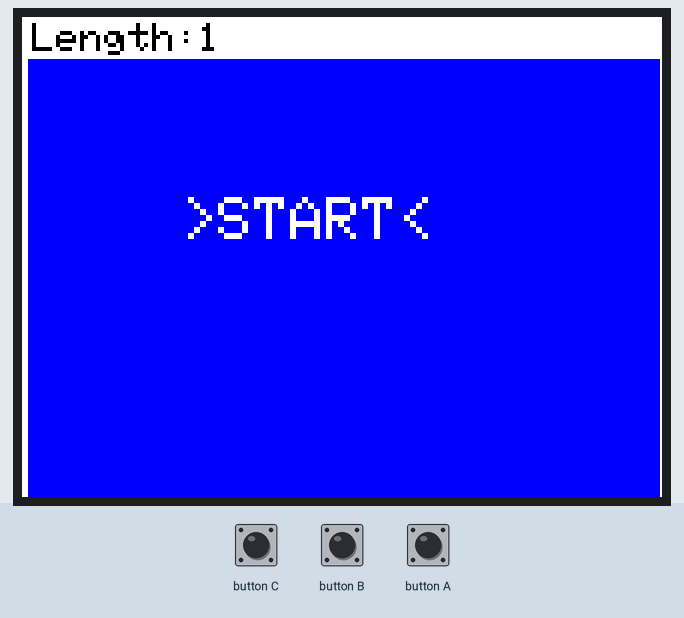
Simulated run of this sketch. Board: ESP32. Shown: 320×240 colour display. Inputs (shaded band) come from the test bench. Random numbers use the default seed unless the sketch sets one.

Above: at 1.4 s.
1.5 s: button C pressed for 0.15 s
At 1.58 s:
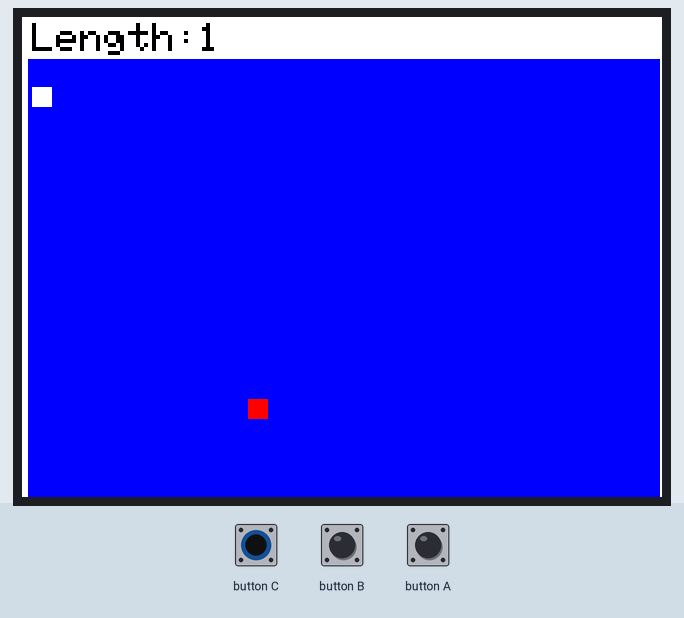
2.2 s: button A pressed for 0.15 s
At 2.42 s:
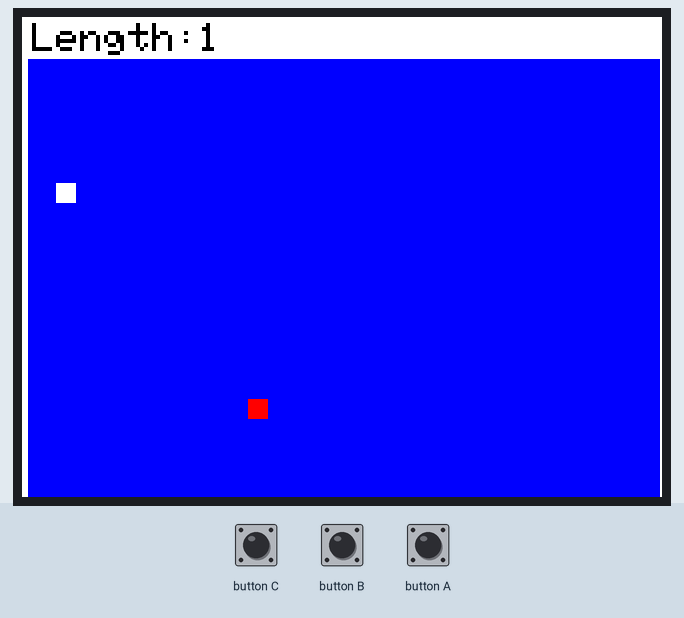
2.9 s: button B pressed for 0.15 s
At 3.09 s:
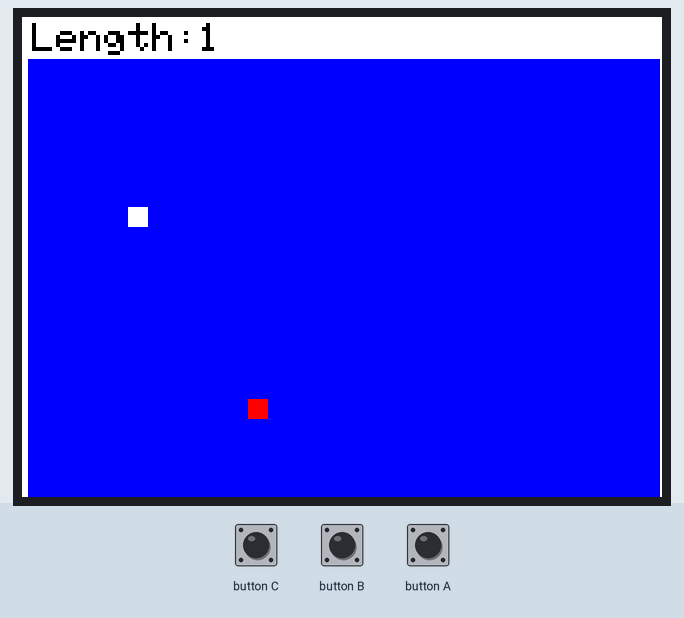
3.6 s: button B pressed for 1 s
At 3.76 s:
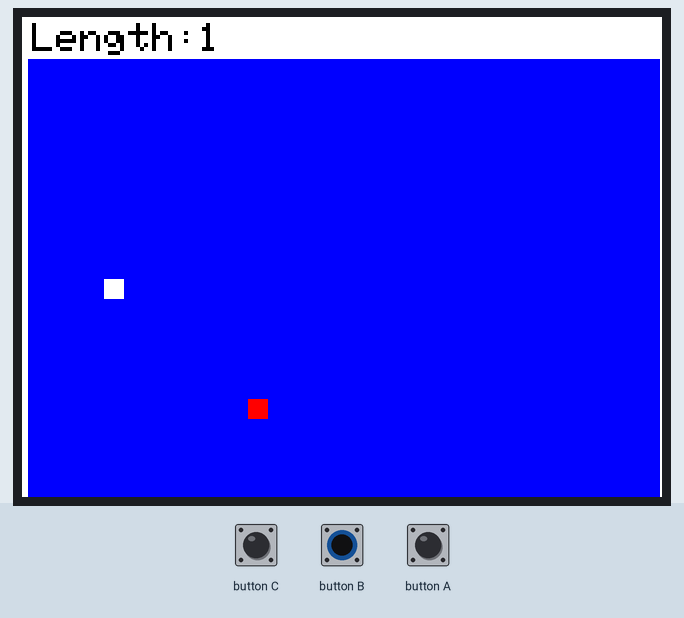
5.2 s: button C pressed for 1 s
At 6.18 s:
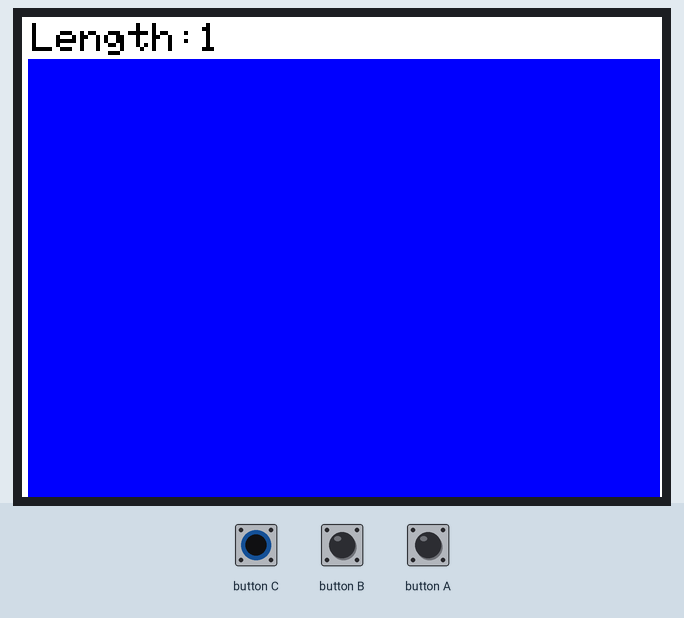
6.8 s: button A pressed for 1 s
At 8.39 s:
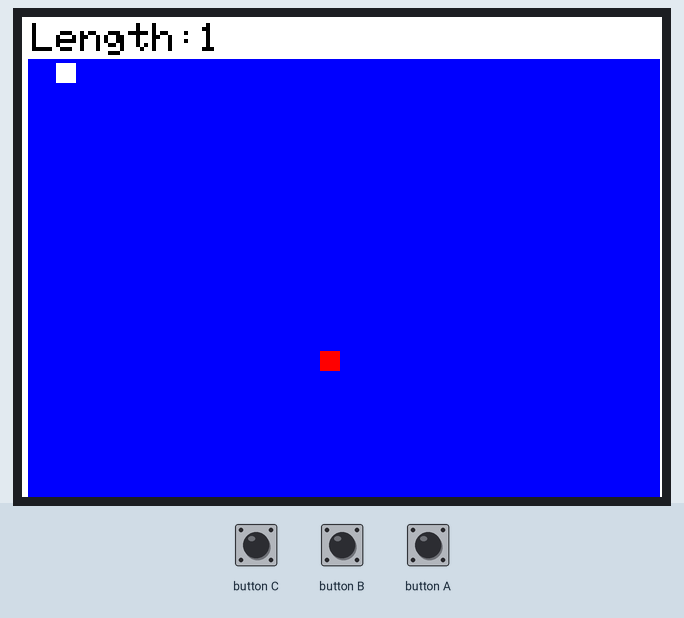
Timing chart, 0 to 9.4 s (numbered marks = the images above; inputs shaded):
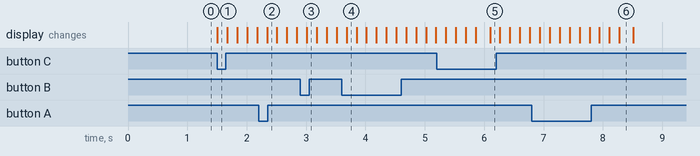

The sketch:

snake.ino
```cpp
/////////////////////////////////////////////////////////////////////////////
//
//  A Simple Game of Snake
//  written by Tyler Edwards for the badge created in Hackerbox 0020,
//  but should work on any ESP32 and Adafruit ILI9341 screen
//
//  Tyler on GitHub: https://github.com/HailTheBDFL
//
//  Hackerboxes: http://www.hackerboxes.com/
//
//  To begin the game, press the select/start/fire/A button on HB badge (default pin 15)
//
//
// For M5Sack porting, refer to https://macsbug.wordpress.com/2018/01/14/esp32-snake-with-m5stack/
// Instead of pressing two keys simultaneously to move, I upgraded it with only two keys.
// @jbkim


float gameSpeed = 6;  //Higher numbers are faster

// #include <Adafruit_GFX.h>
// #include <Adafruit_ILI9341.h>
// #include <SPI.h>
#include <M5Stack.h>

//Pinout for display (currently for HB0020 Badge)
// #define _cs    19
// #define _dc    22
// #define _mosi  23
// #define _sclk  26
// #define _rst   21
// #define _miso  25

int threshold = 40; //threshold for touch
boolean start = false; //will not start without say-so
unsigned long offsetT = 0; //time delay for touch
unsigned long offsetM = 0; //time delay for main loop

float gs;
int headX = 1;        //coordinates for head
int headY = 1;
int beenHeadX[470];   //coordinates to clear later
int beenHeadY[470];
int changeX = 0;      //the direction of the snake
int changeY = 1;
boolean lastMoveH = false; //to keep from going back on oneself
int score = 1;
int foodX;            //coordinates of food
int foodY;
boolean eaten = true; //if true a new food will be made
int loopCount = 0; //number of times the loop has run
int clearPoint = 0;  //when the loopCount is reset
boolean clearScore = false;

int oldheadX, oldheadY;
//initialize the display
// Adafruit_ILI9341 tft = Adafruit_ILI9341(_cs, _dc, _mosi, _sclk, _rst, _miso);

void setup() {
  gs = 1000 / gameSpeed; //calculated gameSpeed in milliseconds

  memset(beenHeadX, 0, 470); //initiate beenHead with a bunch of zeros
  memset(beenHeadY, 0, 470);

  // tft.begin();           //turn on display
  M5.begin();

  M5.Lcd.setRotation(1);

  M5.Lcd.fillScreen(ILI9341_WHITE);                //sets background
  M5.Lcd.fillRect(3, 21, 316, 226, ILI9341_BLUE);

  M5.Lcd.setTextColor(ILI9341_WHITE); //Start notification
  M5.Lcd.setTextSize(3);
  M5.Lcd.setCursor(80, 90);
  M5.Lcd.print(">START<");

  M5.Lcd.setTextColor(ILI9341_BLACK); //Score keeper
  M5.Lcd.setTextSize(2);
  M5.Lcd.setCursor(5, 3);
  M5.Lcd.print("Length: ");
  printScore();

  // randomSeed(analogRead(6)); //make every game unique
  randomSeed(analogRead(26)); //make every game unique

  // touchAttachInterrupt(27, left, threshold);  //Touch input
  // touchAttachInterrupt(12, right, threshold);
  // touchAttachInterrupt(13, down, threshold);
  // touchAttachInterrupt(14, up, threshold);
  // touchAttachInterrupt(15, select, threshold);
}

void loop() {

  // Add for M5Stack Input
  // if(M5.BtnA.isPressed() && M5.BtnC.isPressed()){up();}
  // if(M5.BtnB.isPressed() && M5.BtnC.isPressed()){down();}
  // if(M5.BtnA.isPressed()){left  ();}
  // if(M5.BtnB.isPressed()){right ();}
  if(M5.BtnC.isPressed()){select();}

  if(M5.BtnA.isPressed()) {
    // heading to Right
    if (oldheadX < headX) up();
    // heading to Left
    if (oldheadX > headX) down();
    // heading to up
    if (oldheadY > headY) left();
    // heading to down
    if (oldheadY < headY) right();
  }

  if(M5.BtnB.isPressed()) {
    // heading to Right
    if (oldheadX < headX) down();
    // heading to Left
    if (oldheadX > headX) up();
    // heading to up
    if (oldheadY > headY) right();
    // heading to down
    if (oldheadY < headY) left();
  }

  if (clearScore and start) { //resets score from last game, won't clear
    score = 1;                //until new game starts so you can show off
    printScore();             //your own score
    clearScore = false;
  }

  if (millis() - offsetM > gs and start) {
    beenHeadX[loopCount] = headX;  //adds current head coordinates to be
    beenHeadY[loopCount] = headY;  //covered later

    // save current position to determine the direction
    oldheadX = headX;
    oldheadY = headY;

    headX = headX + (changeX);  //head moved
    headY = headY + (changeY);


    if (headX - foodX == 0 and headY - foodY == 0) { //food
      score += 1;
      printScore();
      eaten = true;
    }

    loopCount += 1; //loopCount used for addressing, mostly

    if (loopCount > 467) {            //if loopCount exceeds size of
      clearPoint = loopCount - score; //beenHead arrays, reset to zero
      loopCount = 0;
    }

    drawDot(headX, headY); //head is drawn

    if (loopCount - score >= 0) { //if array has not been reset
      eraseDot(beenHeadX[loopCount - score], beenHeadY[loopCount - score]);
    }  //covers end of tail
    else {
      eraseDot(beenHeadX[clearPoint], beenHeadY[clearPoint]);
      clearPoint += 1;
    }

    if (eaten) {     //randomly create a new piece of food if last was eaten
      foodX = random(2, 26);
      foodY = random(2, 18);
      eaten = false;
    }

    drawDotRed(foodX, foodY); //draw the food

    if (headX > 26 or headX < 1 or headY < 1 or headY > 18) { //Boudaries
      endGame();
    }

    if (loopCount - score < 0) {         //check to see if head is on tail
      for (int j = 0; j < loopCount; j++) {
        if (headX == beenHeadX[j] and headY == beenHeadY[j]) {
          endGame();
        }
      }
      for (int k = clearPoint; k < 467; k++) {
        if (headX == beenHeadX[k] and headY == beenHeadY[k]) {
          endGame();
        }
      }
    }
    else {
      for (int i = loopCount - (score - 1); i < loopCount; i++) {
        if (headX == beenHeadX[i] and headY == beenHeadY[i]) {
          endGame();
        }
      }
    }

    offsetM = millis(); //reset game loop timer
  }

  // Add
  M5.update();

}

void endGame() {
  M5.Lcd.fillRect(3, 21, 316, 226, ILI9341_BLUE); //deletes the old game

  eaten = true; //new food will be created

  M5.Lcd.setCursor(80, 90);       //Retry message
  M5.Lcd.setTextSize(3);
  M5.Lcd.setTextColor(ILI9341_WHITE);
  M5.Lcd.print("RETRY?");
  M5.Lcd.setTextColor(ILI9341_BLACK); //sets back to scoreboard settings
  M5.Lcd.setTextSize(2);

  M5.Lcd.setCursor(5, 3);
  M5.Lcd.print("Length: ");

  headX = 1;              //reset snake
  headY = 1;
  changeX = 0;
  changeY = 1;
  lastMoveH = false;

  memset(beenHeadX, 0, 470); //clear the beenHead arrays
  memset(beenHeadY, 0, 470); //probably not necessary

  loopCount = 0;
  clearScore = true;
  start = false;     //stops game
}

void drawDot(int x, int y) {
  M5.Lcd.fillRect(12*(x-1)+5, 12*(y-1)+23, 10, 10, ILI9341_WHITE);
}

void drawDotRed(int x, int y) {
  M5.Lcd.fillRect(12*(x-1)+5, 12*(y-1)+23, 10, 10, ILI9341_RED);
}

void eraseDot(int x, int y) {
  M5.Lcd.fillRect(12*(x-1)+5, 12*(y-1)+23, 10, 10, ILI9341_BLUE);
}

void printScore() {
  M5.Lcd.fillRect(88, 3, 50, 16, ILI9341_WHITE);//clears old score
  M5.Lcd.setCursor(88, 3);
  M5.Lcd.print(score);                            //prints current score
}

void up() {
  if (millis() - offsetT > gs and lastMoveH) { //lastMoveH makes sure you can't go back on yourself
    changeX = 0;   //changes the direction of the snake
    changeY = -1;
    offsetT = millis();
    lastMoveH = false;
  }
}

void down() {
  if (millis() - offsetT > gs and lastMoveH) {
    changeX = 0;
    changeY = 1;
    offsetT = millis();
    lastMoveH = false;
  }
}

void left() {
  if (millis() - offsetT > gs and !lastMoveH) {
    changeX = -1;
    changeY = 0;
    offsetT = millis();
    lastMoveH = true;
  }
}

void right() {
  if (millis() - offsetT > gs and !lastMoveH) {
    changeX = 1;
    changeY = 0;
    offsetT = millis();
    lastMoveH = true;
  }
}

void select() {
  if (millis() - offsetT > gs and !start) {
    M5.Lcd.fillRect(80, 90, 126, 24, ILI9341_BLUE); //Erase start message
    start = true;                                //allows loop to start
    offsetT = millis();
  }
}
```

Measured:
- after the input at 1.5 s, the display: changes at once (image 1)
